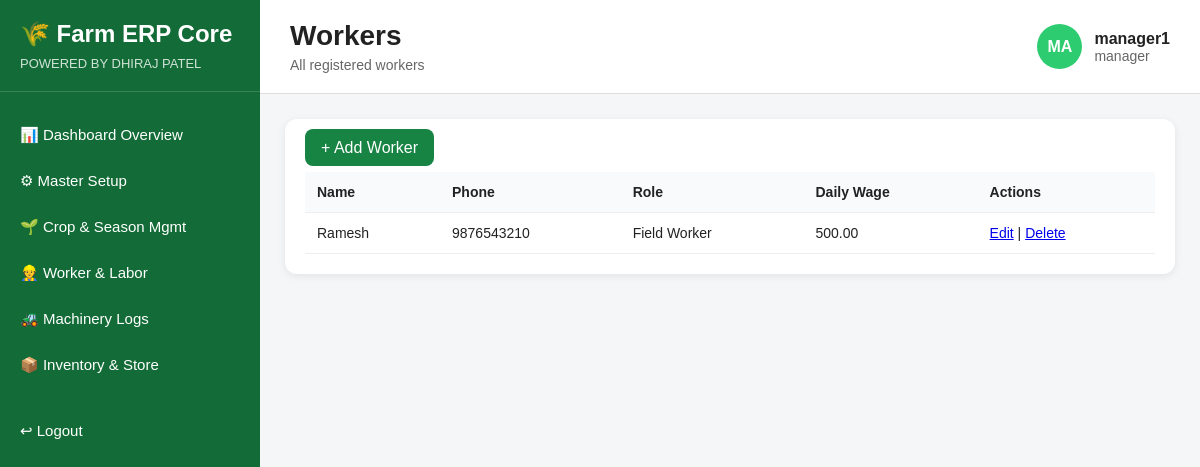
/labor/workers/ (signed in), run on the app's committed database.
### accounts/models.py (models this page shows, shortened)
class User(AbstractUser):
    ROLE_CHOICES = (
        ('admin', 'Admin'),
        ('manager', 'Manager'),
        ('supervisor', 'Supervisor'),
        ('storekeeper', 'Storekeeper'),
        ('accountant', 'Accountant'),
        ('sales', 'Sales'),
        ('field_staff', 'Field Staff'),
    )
    role = models.CharField(max_length=20, choices=ROLE_CHOICES, default='field_staff')
    phone = models.CharField(max_length=15, blank=True, null=True)

### labor/models.py (models this page shows, shortened)
class Worker(models.Model):
    name = models.CharField(max_length=100)
    phone = models.CharField(max_length=15)
    role = models.CharField(max_length=50)
    daily_wage = models.DecimalField(max_digits=8, decimal_places=2)

### labor/views.py (the view)
# urls.py: path('workers/', views.worker_list, name='worker_list'),
@role_required(['admin', 'manager', 'supervisor'])
def worker_list(request):
    workers = Worker.objects.all()
    return render(request, 'labor/worker_list.html', {'workers': workers})

### templates/labor/worker_list.html (shortened to what this page needs)
{% extends 'base/erp_base.html' %}
{% block page_title %}Workers{% endblock %}
{% block page_subtitle %}All registered workers{% endblock %}
{% block content %}
<div class="section-box">
    <div style="margin-bottom: 15px;">
        <a href="{% url 'add_worker' %}" style="padding:10px 16px; background:#178443; color:white; text-decoration:none; border-radius:8px;">+ Add Worker</a>
    </div>
    <table>
        <tr>
            <th>Name</th>
            <th>Phone</th>
            <th>Role</th>
            <th>Daily Wage</th>
            <th>Actions</th>
        </tr>
        {% for worker in workers %}
        <tr>
            <td>{{ worker.name }}</td>
            <td>{{ worker.phone }}</td>
            <td>{{ worker.role }}</td>
            <td>{{ worker.daily_wage }}</td>
            <td>
                <a href="{% url 'edit_worker' worker.id %}">Edit</a> |
                <a href="{% url 'delete_worker' worker.id %}">Delete</a>
            </td>
        </tr>
        {% endfor %}
    </table>
</div>
{% endblock %}

### templates/base/erp_base.html (shortened to what this page needs)
{% load static %}
<!DOCTYPE html>
<html lang="en">
<head>
    <link rel="stylesheet" href="{% static 'css/dashboard.css' %}">
</head>
<body>
    <div class="erp-container">
        <aside class="sidebar">
            <div class="sidebar-brand">
                <h2>🌾 Farm ERP Core</h2>
                <p>POWERED BY DHIRAJ PATEL</p>
            </div>
            <nav class="sidebar-menu">
                {% if request.user.role == 'manager' %}
                    <a href="{% url 'manager_dashboard' %}" class="menu-item">📊 Dashboard Overview</a>
                    <a href="{% url 'master_dashboard' %}" class="menu-item">⚙ Master Setup</a>
                    <a href="{% url 'crop_season_dashboard' %}" class="menu-item">🌱 Crop &amp; Season Mgmt</a>
                    <a href="{% url 'labor_dashboard' %}" class="menu-item">👷 Worker &amp; Labor</a>
                    <a href="{% url 'machinery_dashboard' %}" class="menu-item">🚜 Machinery Logs</a>
                    <a href="{% url 'inventory_dashboard' %}" class="menu-item">📦 Inventory &amp; Store</a>
                {% endif %}
                <a href="{% url 'logout' %}" class="menu-item logout-btn">↩ Logout</a>
            </nav>
        </aside>
        <main class="main-content">
            <header class="topbar">
                <div>
                    <h1>{% block page_title %}Dashboard{% endblock %}</h1>
                    <p>{% block page_subtitle %}Farm ERP Overview{% endblock %}</p>
                </div>
                <div class="topbar-user">
                    <div class="user-circle">
                        {{ request.user.username|slice:":2"|upper }}
                    </div>
                    <div>
                        <h4>{{ request.user.username }}</h4>
                        <p>{{ request.user.role }}</p>
                    </div>
                </div>
            </header>
            <section class="content-area">
                {% block content %}{% endblock %}
            </section>
        </main>
    </div>
</body>
</html>

### static/css/dashboard.css (style rules this page uses)
* { margin: 0; padding: 0; box-sizing: border-box; }
body { font-family: Arial, sans-serif; background-color: #f4f6f8; color: #222; }
.erp-container { display: flex; min-height: 100vh; }
.sidebar { width: 260px; background: #136c37; color: white; padding: 20px 0; display: flex; flex-direction: column; }
.sidebar-brand { padding: 0 20px 20px; border-bottom: 1px solid rgba(255,255,255,0.15); }
.sidebar-brand h2 { font-size: 24px; margin-bottom: 8px; }
.sidebar-brand p { font-size: 13px; opacity: 0.8; }
.sidebar-menu { margin-top: 20px; display: flex; flex-direction: column; }
.menu-item { color: white; text-decoration: none; padding: 14px 20px; font-size: 15px; transition: 0.3s; }
.logout-btn { margin-top: 20px; }
.main-content { flex: 1; display: flex; flex-direction: column; }
.topbar { background: white; padding: 20px 30px; display: flex; justify-content: space-between; align-items: center; border-bottom: 1px solid #ddd; }
.topbar h1 { font-size: 28px; margin-bottom: 5px; }
.topbar p { color: #666; font-size: 14px; }
.topbar-user { display: flex; align-items: center; gap: 12px; }
.user-circle { width: 45px; height: 45px; background: #2ecc71; color: white; border-radius: 50%; display: flex; align-items: center; justify-content: center; font-weight: bold; text-transform: uppercase; }
.content-area { padding: 25px; }
.section-box { background: white; border-radius: 12px; padding: 20px; box-shadow: 0 2px 8px rgba(0,0,0,0.08); margin-bottom: 20px; }
table { width: 100%; border-collapse: collapse; }
table th, table td { text-align: left; padding: 12px; border-bottom: 1px solid #eee; font-size: 14px; }
table th { background-color: #f8fafc; font-weight: bold; }

### data on the page
User: user.username "MA", user.username "manager1", user.role "manager"
Worker: name "Ramesh", phone "9876543210", role "Field Worker", daily_wage "500.00"
